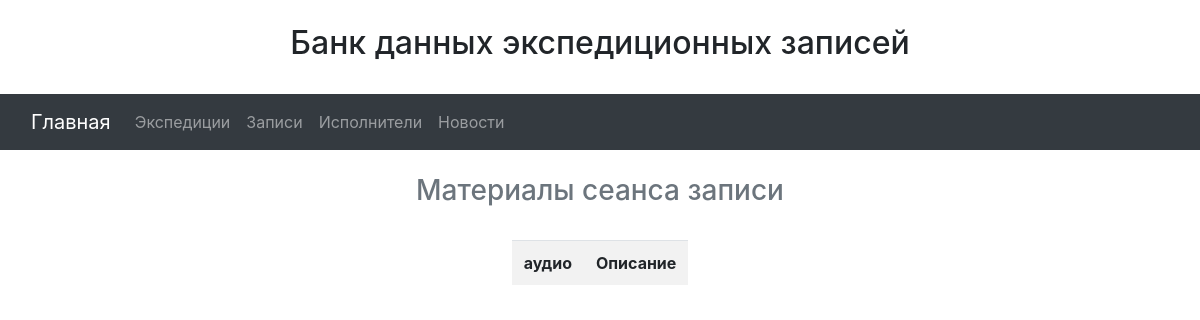
Before: /matherials/5/ with the older database file.
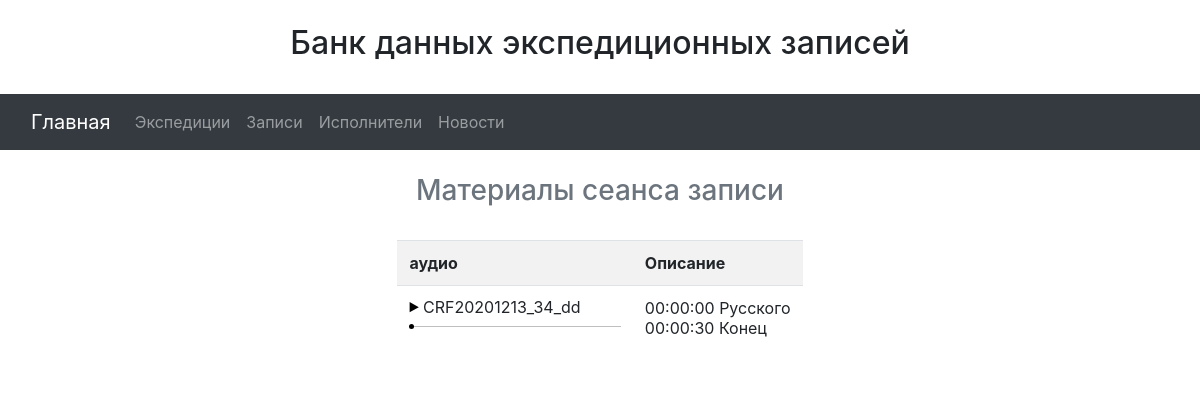
After: the same page with the newer database file.
### folklore_base/apps/base/models.py (models this page shows, shortened)
class DigitalMedia(models.Model):
    id_auto = models.AutoField(primary_key=True)
    seans = models.ForeignKey(SeansOfRecord,
                              on_delete=models.DO_NOTHING)
    place_hdd_drive = models.ForeignKey(HddMediaDrive,
                                        on_delete=models.DO_NOTHING,
                                        default=0,
                                        verbose_name='На каком HDD хранится')
    id_of_digitl_media = models.CharField(unique=True,
                                          default='CRF20201213_34_A',
                                          verbose_name='ID цифровой записи',
                                          max_length=45)
    fileupl = models.FileField(upload_to='audio/',
                               verbose_name='Аудиофайл')
    file_description = models.TextField(max_length=600,
                                        verbose_name='Описание и тайминг',
                                        default='00:00:00 Русского \n00:00:30 Конец')
    class Meta:
        verbose_name='Цифровой медиа файл'
        verbose_name_plural = 'Цифровые медиа файлы'

### folklore_base/apps/base/views.py (the view)
# urls.py: path('matherials/<int:id>/', matherials, name = 'matherials' ),
def matherials(request, id):
    mat = DigitalMedia.objects.select_related().filter(seans=id)
    return render(request, 'matherials.html', {'mat': mat})

### folklore_base/apps/base/templates/matherials.html (shortened to what this page needs)
{% extends 'base.html' %}
{% block content %}
<br><h3 class="text-center text-muted">Материалы сеанса записи</h3><br>
<div class="row justify-content-center">
  <div class="col-auto">
    <table class="table table-striped">
      <tr>
        <th>аудио</th>
        <th>Описание</th>
      </tr>
      {% for media in mat %}
      <tr>
        <td><a href="{{ media.fileupl.url }}" class="jouele" data-space-control="true" >{{ media.id_of_digitl_media }}</a></td>
        <td>{{ media.file_description|linebreaks}}</td>
      </tr>
      {% endfor %}
    </table>
  </div>
</div>
{% endblock %}

Changed rows visible on the page:
added DigitalMedia: id_of_digitl_media "CRF20201213_34_dd", file_description "00:00:00 Русского 00:00:30 Конец"
